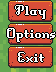

Below is a game level as drawn by its tile map, then a one-line description and the .tmx file that defines it, in full:
An orthogonal 7x9 tile map with 8x8 px tiles, 3 tile layers (play_button, option_button, exit_button), 1 image layer.

<map version="1.5" tiledversion="1.7.2" orientation="orthogonal" renderorder="right-down" width="7" height="9" tilewidth="8" tileheight="8" infinite="0" nextlayerid="6" nextobjectid="1">
 <tileset firstgid="1" source="Tilesets/dungeonui.v1.tsx" />
 <imagelayer id="5" name="background">
  <image source="../img/background_menu.PNG" width="1680" height="925" />
 </imagelayer>
 <layer id="1" name="play_button" width="7" height="9">
  <data encoding="csv">
0,1183,1184,1185,1186,1187,1188,
0,1246,1247,1248,1249,1250,1251,
0,1309,1310,1311,1312,1313,1314,
0,0,0,0,0,0,0,
0,0,0,0,0,0,0,
0,0,0,0,0,0,0,
0,0,0,0,0,0,0,
0,0,0,0,0,0,0,
0,0,0,0,0,0,0
</data>
 </layer>
 <layer id="2" name="option_button" width="7" height="9">
  <data encoding="csv">
0,0,0,0,0,0,0,
0,0,0,0,0,0,0,
0,0,0,0,0,0,0,
1371,1372,1373,1374,1375,1376,1377,
1434,1435,1436,1437,1438,1439,1440,
0,1498,1499,1500,1501,1502,1503,
0,0,0,0,0,0,0,
0,0,0,0,0,0,0,
0,0,0,0,0,0,0
</data>
 </layer>
 <layer id="3" name="exit_button" width="7" height="9">
  <data encoding="csv">
0,0,0,0,0,0,0,
0,0,0,0,0,0,0,
0,0,0,0,0,0,0,
0,0,0,0,0,0,0,
0,0,0,0,0,0,0,
0,0,0,0,0,0,0,
0,1561,1562,1563,1564,1565,1566,
0,1624,1625,1626,1627,1628,1629,
0,1687,1688,1689,1690,1691,1692
</data>
 </layer>
</map>
